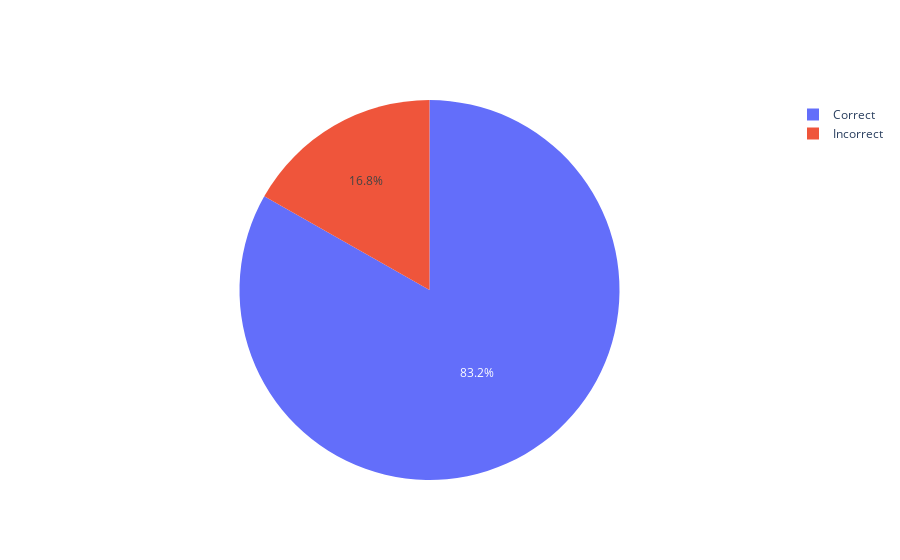

Write notebook code for a chart like this one.
### Code cell
print('Full Model 101 Data Metrics')
import plotly.graph_objects as go

labels = ['Correct','Incorrect']
values = [correct,incorrect]

fig = go.Figure(data=[go.Pie(labels=labels, values=values)])
fig.show()

### Figure 1 — Plotly figure (JSON) as saved in the notebook; plotly's stock layout.template omitted (floating-point values rounded to 4 significant figures)
{"data": [{"labels": ["Correct", "Incorrect"], "type": "pie", "values": [119, 24]}], "layout": {}}
